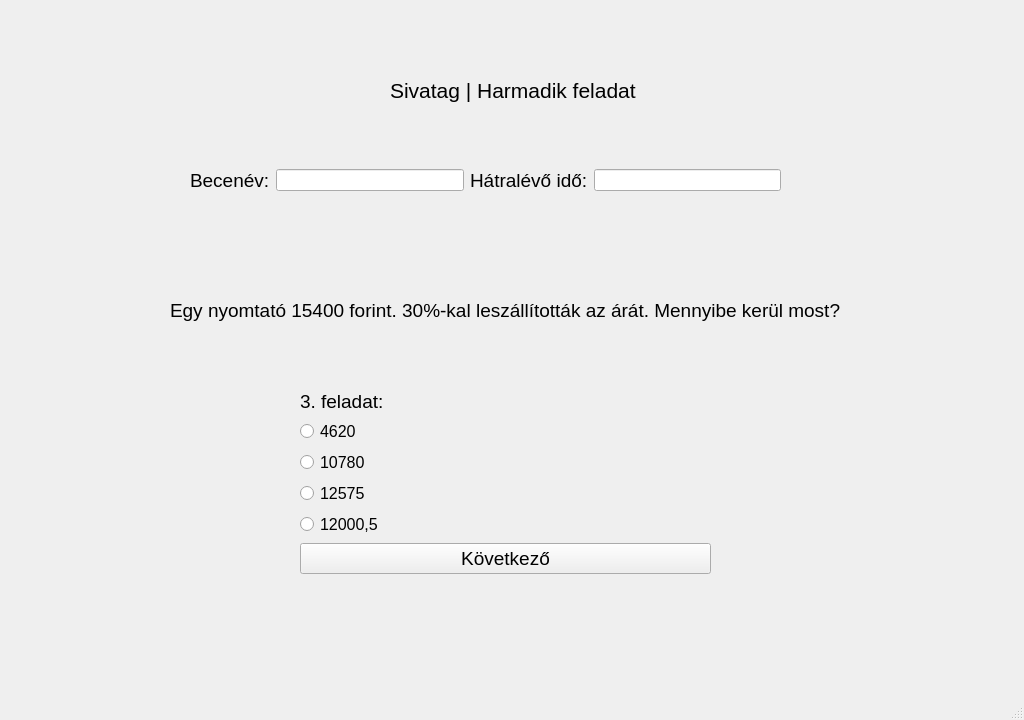
<?xml version="1.0" encoding="UTF-8"?>
<ui version="4.0">
 <class>ques1</class>
 <widget class="QMainWindow" name="ques1">
  <property name="geometry">
   <rect>
    <x>0</x>
    <y>0</y>
    <width>1024</width>
    <height>720</height>
   </rect>
  </property>
  <property name="windowTitle">
   <string>Játékos matematikai gyakorlóprogram</string>
  </property>
  <widget class="QWidget" name="centralwidget">
   <widget class="QLabel" name="label">
    <property name="geometry">
     <rect>
      <x>0</x>
      <y>-10</y>
      <width>1024</width>
      <height>720</height>
     </rect>
    </property>
    <property name="text">
     <string/>
    </property>
    <property name="pixmap">
     <pixmap>../szakdoga hátterek/28.jpg</pixmap>
    </property>
    <property name="scaledContents">
     <bool>true</bool>
    </property>
   </widget>
   <widget class="QLabel" name="label_4">
    <property name="geometry">
     <rect>
      <x>390</x>
      <y>70</y>
      <width>251</width>
      <height>41</height>
     </rect>
    </property>
    <property name="sizePolicy">
     <sizepolicy hsizetype="Expanding" vsizetype="Preferred">
      <horstretch>0</horstretch>
      <verstretch>0</verstretch>
     </sizepolicy>
    </property>
    <property name="font">
     <font>
      <pointsize>16</pointsize>
     </font>
    </property>
    <property name="cursor">
     <cursorShape>ArrowCursor</cursorShape>
    </property>
    <property name="text">
     <string>Sivatag | Harmadik feladat</string>
    </property>
   </widget>
   <widget class="QWidget" name="horizontalLayoutWidget">
    <property name="geometry">
     <rect>
      <x>190</x>
      <y>140</y>
      <width>591</width>
      <height>81</height>
     </rect>
    </property>
    <layout class="QHBoxLayout" name="horizontalLayout">
     <item>
      <widget class="QLabel" name="label_2">
       <property name="font">
        <font>
         <pointsize>14</pointsize>
        </font>
       </property>
       <property name="text">
        <string>Becenév:</string>
       </property>
      </widget>
     </item>
     <item>
      <widget class="QLineEdit" name="T1">
       <property name="sizePolicy">
        <sizepolicy hsizetype="Expanding" vsizetype="Fixed">
         <horstretch>0</horstretch>
         <verstretch>0</verstretch>
        </sizepolicy>
       </property>
      </widget>
     </item>
     <item>
      <widget class="QLabel" name="label_3">
       <property name="font">
        <font>
         <pointsize>14</pointsize>
        </font>
       </property>
       <property name="text">
        <string>Hátralévő idő:</string>
       </property>
      </widget>
     </item>
     <item>
      <widget class="QLineEdit" name="T2">
       <property name="sizePolicy">
        <sizepolicy hsizetype="Expanding" vsizetype="Fixed">
         <horstretch>0</horstretch>
         <verstretch>0</verstretch>
        </sizepolicy>
       </property>
      </widget>
     </item>
    </layout>
   </widget>
   <widget class="QWidget" name="formLayoutWidget">
    <property name="geometry">
     <rect>
      <x>300</x>
      <y>390</y>
      <width>411</width>
      <height>251</height>
     </rect>
    </property>
    <layout class="QFormLayout" name="formLayout">
     <property name="labelAlignment">
      <set>Qt::AlignLeading|Qt::AlignLeft|Qt::AlignTop</set>
     </property>
     <item row="1" column="0">
      <widget class="QLabel" name="label_5">
       <property name="font">
        <font>
         <pointsize>14</pointsize>
        </font>
       </property>
       <property name="text">
        <string>3. feladat:</string>
       </property>
      </widget>
     </item>
     <item row="2" column="0">
      <widget class="QRadioButton" name="R1">
       <property name="font">
        <font>
         <pointsize>12</pointsize>
        </font>
       </property>
       <property name="text">
        <string>4620</string>
       </property>
      </widget>
     </item>
     <item row="3" column="0">
      <widget class="QRadioButton" name="R2">
       <property name="font">
        <font>
         <pointsize>12</pointsize>
        </font>
       </property>
       <property name="text">
        <string>10780</string>
       </property>
      </widget>
     </item>
     <item row="4" column="0">
      <widget class="QRadioButton" name="R3">
       <property name="font">
        <font>
         <pointsize>12</pointsize>
        </font>
       </property>
       <property name="text">
        <string>12575</string>
       </property>
      </widget>
     </item>
     <item row="6" column="0" colspan="2">
      <widget class="QPushButton" name="B1">
       <property name="font">
        <font>
         <pointsize>14</pointsize>
        </font>
       </property>
       <property name="text">
        <string>Következő</string>
       </property>
      </widget>
     </item>
     <item row="5" column="0">
      <widget class="QRadioButton" name="R4">
       <property name="font">
        <font>
         <pointsize>12</pointsize>
        </font>
       </property>
       <property name="text">
        <string>12000,5</string>
       </property>
      </widget>
     </item>
    </layout>
   </widget>
   <widget class="QLabel" name="label_6">
    <property name="geometry">
     <rect>
      <x>170</x>
      <y>270</y>
      <width>761</width>
      <height>81</height>
     </rect>
    </property>
    <property name="font">
     <font>
      <pointsize>14</pointsize>
     </font>
    </property>
    <property name="text">
     <string>Egy nyomtató 15400 forint. 30%-kal leszállították az árát. Mennyibe kerül most?</string>
    </property>
    <property name="scaledContents">
     <bool>true</bool>
    </property>
   </widget>
  </widget>
  <widget class="QMenuBar" name="menubar">
   <property name="geometry">
    <rect>
     <x>0</x>
     <y>0</y>
     <width>1024</width>
     <height>21</height>
    </rect>
   </property>
  </widget>
  <widget class="QStatusBar" name="statusbar"/>
 </widget>
 <resources/>
 <connections/>
</ui>
